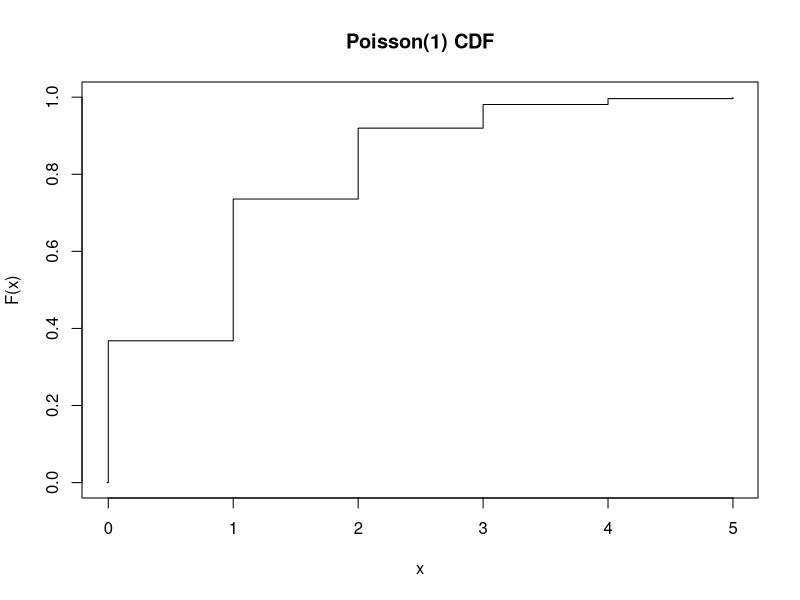
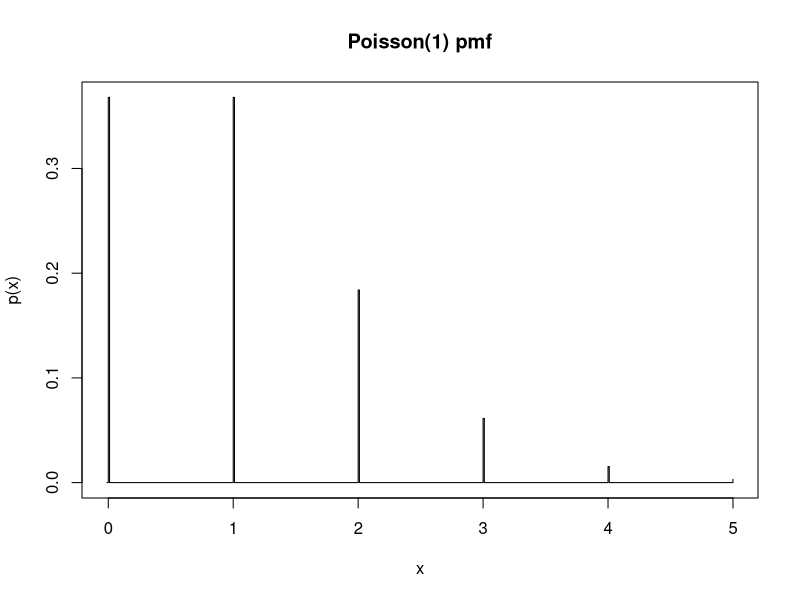
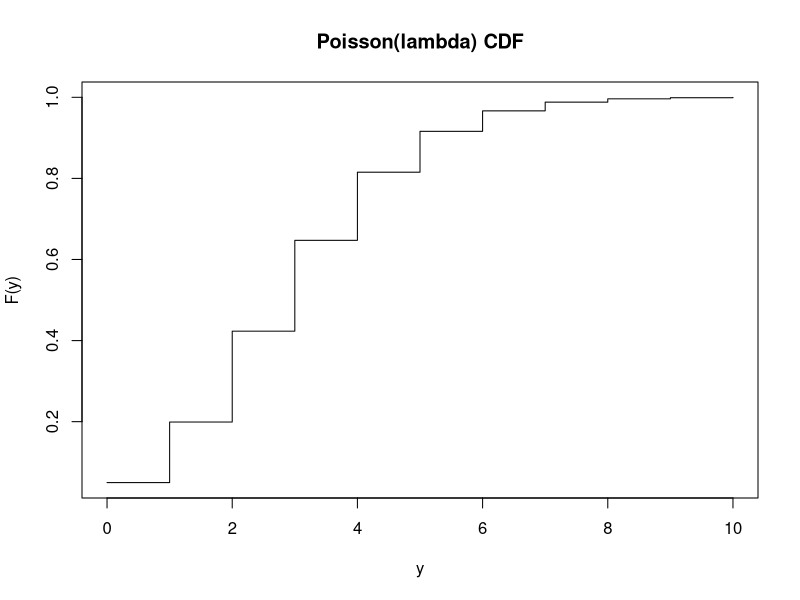
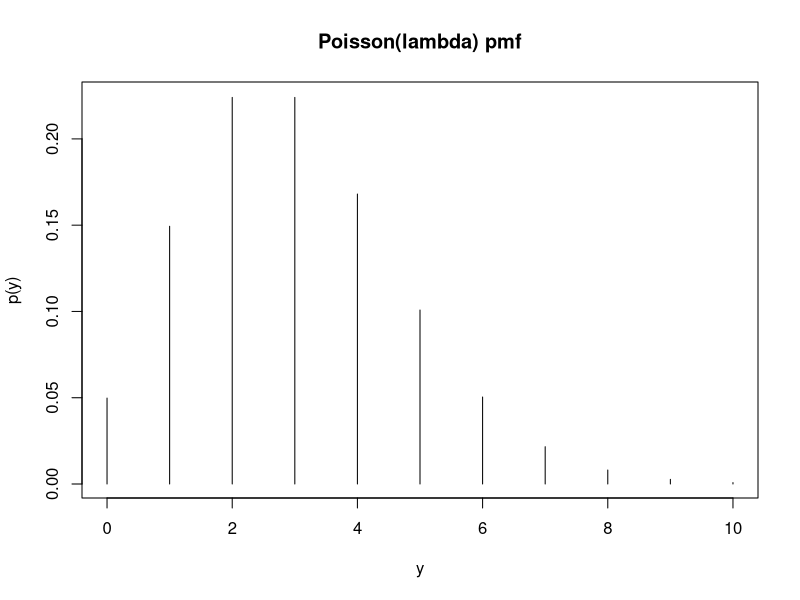
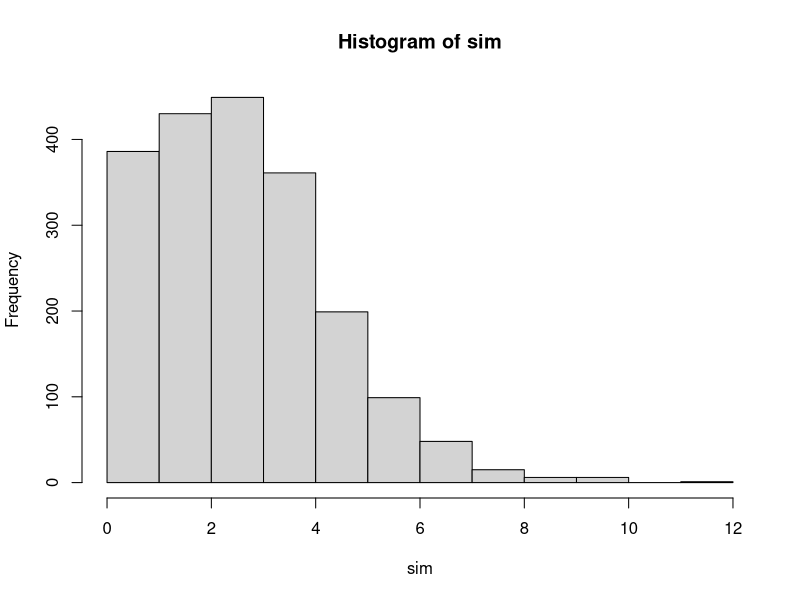

The R source for these figures, in order:
# CDFs and probability mass functions for the Poisson distribution

x <- seq(-0.01, 5, 0.01)
plot(x, ppois(x, 1), type="s", ylab="F(x)", main="Poisson(1) CDF")
plot(x, dpois(x, 1), type="s", ylab="p(x)", main="Poisson(1) pmf")

lambda<-3

y<-seq(0,10,1)
plot(y, ppois(y, lambda), type="s", ylab="F(y)", main="Poisson(lambda) CDF")
plot(y, dpois(y, lambda), type="h", ylab="p(y)", main="Poisson(lambda) pmf")

# Make sure you scroll through the plots.

# now Simulate!
seed=0xB52
set.seed(seed)
n<-2000
sim<-rpois(n,lambda)
hist(sim)

# You will see warnings when you run this -- lots of them.  Why?  Make sure you know.
